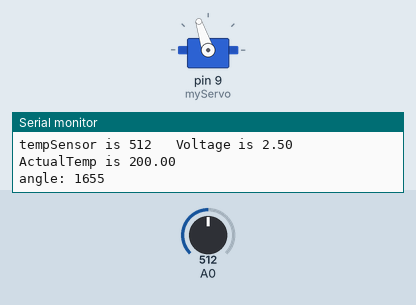
This sketch was run on a simulated Arduino Uno, built with avr-gcc and run on an emulated ATmega328P. Shown: servo, the last lines printed to the serial monitor. The inputs (shaded band) are chosen by the test bench; at power-on: A0 = 512.

Above: at 5.8 s.
5.9 s: A0 set to 716
At 16.2 s:
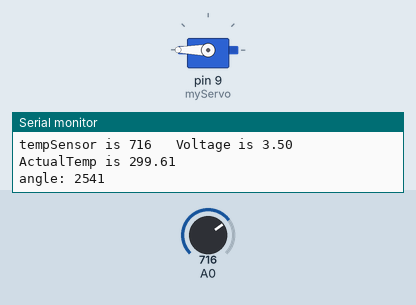
16.5 s: A0 set to 306
At 25.8 s:
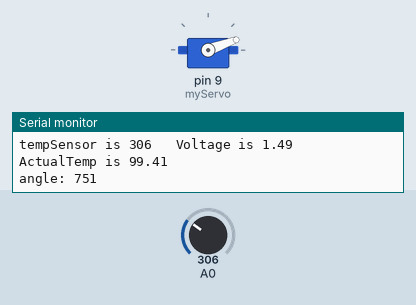
26.5 s: A0 set to 122
At 36.2 s:
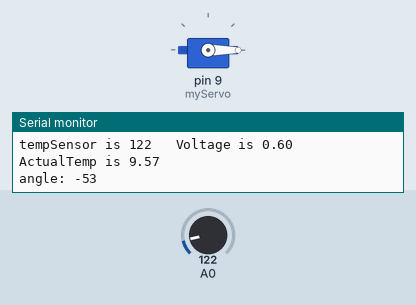
36.5 s: A0 set to 900
At 45.8 s:
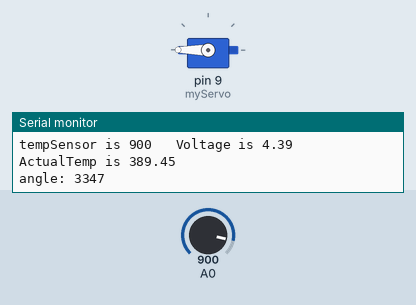
Timing chart, 0 to 47.3 s (numbered marks = the images above; inputs shaded):
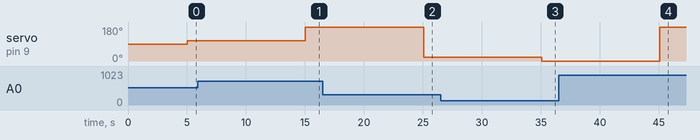

Measured:
- after the input at 5.9 s, servo on pin 9 (myServo): 108° → 180° after 9.1 s
- after the input at 16.5 s, servo on pin 9 (myServo): 180° → 20° after 8.6 s
- after the input at 26.5 s, servo on pin 9 (myServo): 20° → 0° after 8.6 s
- after the input at 36.5 s, servo on pin 9 (myServo): 0° → 180° after 8.6 s

The sketch:

servo.ino
```cpp
#include "Arduino.h"
#include <Servo.h>


Servo myServo;
//int const potPin = A0;
int tempSensor = 0;
int potVal = 0;
int angle = 0;
int tempMap = 0;
unsigned int currTemp = 0;


//The setup function is called once at startup of the sketch
void setup()
{
	myServo.attach(9);
	Serial.begin(9600);
}

// The loop function is called in an endless loop
void loop()
{
//Add your repeated code here
	//potVal = analogRead(potPin);
	tempSensor = analogRead(A0);
	Serial.print("\ntempSensor is ");
	Serial.print(tempSensor);

	float voltage = (tempSensor/1024.0 ) *5;
	Serial.print("\t Voltage is ");
	Serial.print(voltage);

	float ActualTemp = (voltage - 0.5)*100;
	Serial.print("\t ActualTemp is ");
	Serial.print(ActualTemp);

	//angle = map(potVal,0,1023,0,179);
	angle = map(ActualTemp,15,35,0,179);
	Serial.print("\nangle: ");
	Serial.print(angle);


	if (abs(currTemp - ActualTemp) > 10)
	{
		Serial.print("temp error");
	}
	else
	{
		myServo.write(angle);
	}

	currTemp = ActualTemp;
	delay(5000);
}
```

.ino.cpp
```cpp
#ifdef __IN_ECLIPSE__
//This is a automatic generated file
//Please do not modify this file
//If you touch this file your change will be overwritten during the next build
//This file has been generated on 2016-04-15 12:09:49

#include "Arduino.h"
#include "Arduino.h"
#include <Servo.h>
void setup() ;
void loop() ;

#include "servo.ino"


#endif
```
